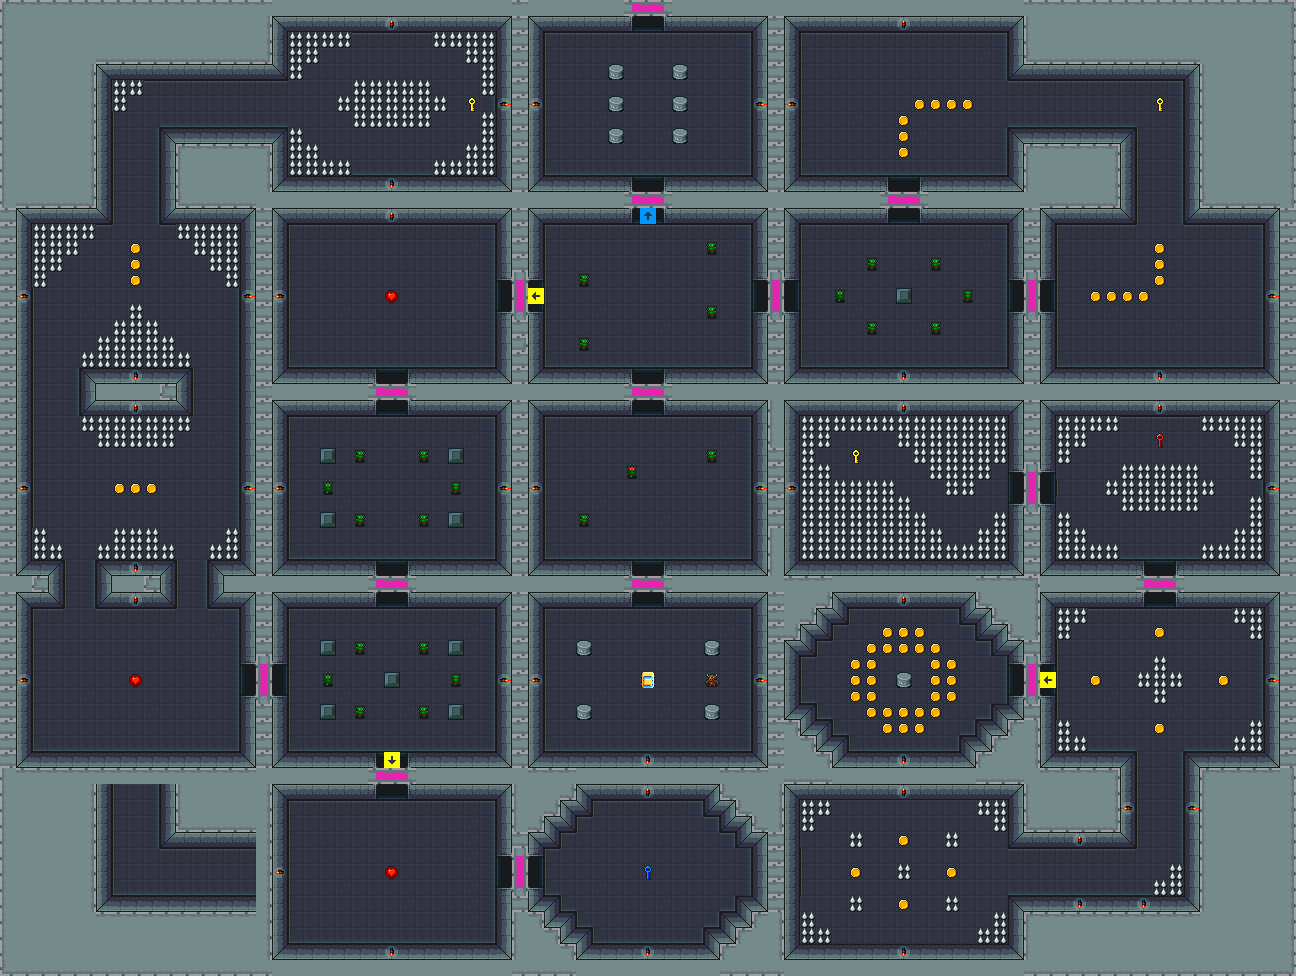

Tiled map render using the project's own tile images. Description and the map definition, with tile-layer contents summarised, below:
An orthogonal 81x61 tile map with 16x16 px tiles, 2 tile layers (tiles, entities), 2 tilesets.

<map version="1.0" tiledversion="1.0.2" orientation="orthogonal" renderorder="right-down" width="81" height="61" tilewidth="16" tileheight="16" nextobjectid="1">
 <properties>
  <property name="name" value="dungeon_back" />
  <property name="tileset" value="tileset" />
  <property name="timeBronze" type="float" value="100" />
  <property name="timeGold" type="float" value="60" />
  <property name="timeSilver" type="float" value="80" />
  <property name="type" value="dungeon" />
 </properties>
 <tileset firstgid="1" source="tiles.tsx" />
 <tileset firstgid="257" source="entities.tsx" />
 <layer name="tiles" width="81" height="61">
  <data>[4941 cells, 4941 non-empty, 62 distinct tile ids]</data>
 </layer>
 <layer name="entities" width="81" height="61">
  <data>[4941 cells, 116 non-empty, 17 distinct tile ids]</data>
 </layer>
</map>
